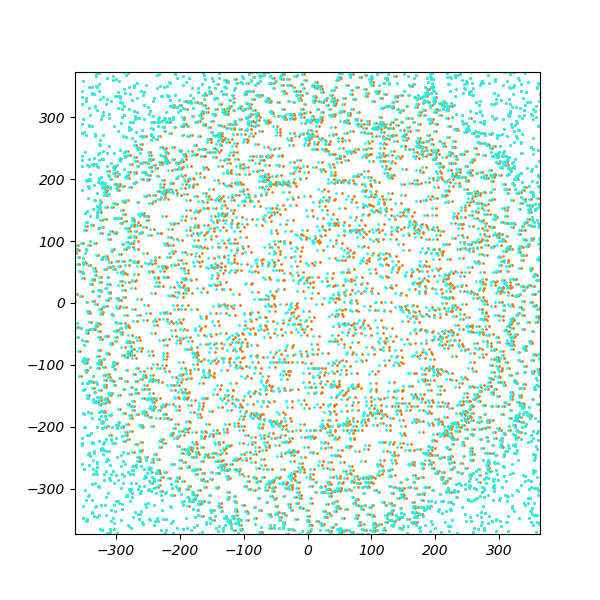

Here is the Python script that generated this plot:
import pandas as pd
import numpy as np
import matplotlib.pyplot as plt

df = pd.read_csv("picture.csv")
data = df.values
A = 600
B = 600
W = 20
N = 5000
M = 1
rng = np.random.default_rng()
plt.figure(figsize=(6, 6))
xl = []
xr = []
y = []
for i in range(N):
    xp = rng.uniform(0, len(data[0]))
    yp = rng.uniform(0, len(data))
    zp = M * data[int(yp)][int(xp)]
    xp = xp - len(data[0]) / 2
    yp = yp - len(data) / 2
    xl.append((+A*W+B*xp+W*zp)/(A+B-zp))
    xr.append((+A*W+B*xp-W*zp)/(A+B-zp))
    y.append( B * yp / (A + B - zp))
plt.scatter(xl, y, color="#EE7800", s=1)
plt.scatter(xr, y, color="#00FFFF", s=1)
plt.xlim(-0.25*len(data[0]), 0.25*len(data[0]))
plt.ylim(-0.25*len(data), 0.25*len(data))
plt.savefig("anagrif.png")
plt.show()